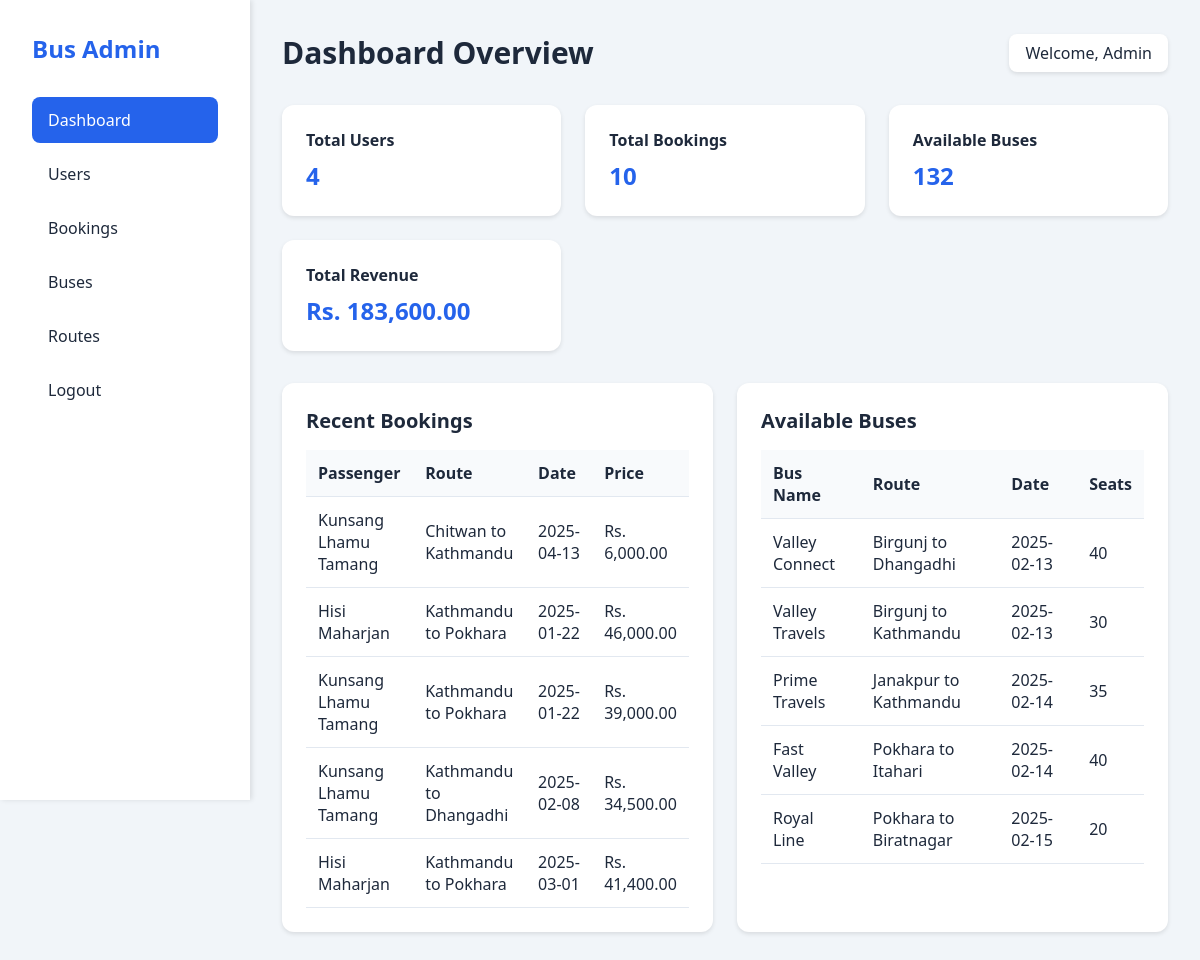
The page /admin/dashboard.php (signed in) on the database its author committed.
### tables this page shows
CREATE TABLE `bookings` (
  `id` int(11) NOT NULL,
  `user_id` int(11) DEFAULT NULL,
  `bus_no` varchar(50) DEFAULT NULL,
  `route` varchar(100) DEFAULT NULL,
  `price` decimal(10,2) DEFAULT NULL,
  `phone` varchar(15) DEFAULT NULL,
  `travel_date` date DEFAULT NULL,
  `num_people` int(11) DEFAULT NULL,
  `status` enum('pending','confirmed','cancelled') DEFAULT 'pending'
);

CREATE TABLE `users` (
  `id` int(11) NOT NULL,
  `full_name` varchar(255) NOT NULL,
  `email` varchar(255) NOT NULL,
  `phone_number` varchar(10) NOT NULL,
  `dob` date NOT NULL,
  `gender` enum('Male','Female') NOT NULL,
  `password` varchar(255) NOT NULL,
  `role` enum('user','admin') DEFAULT 'user',
  `created_at` timestamp NOT NULL DEFAULT current_timestamp()
);

CREATE TABLE `buses` (
  `id` int(11) NOT NULL,
  `bus_name` varchar(100) DEFAULT NULL,
  `from_city` varchar(100) DEFAULT NULL,
  `to_city` varchar(100) DEFAULT NULL,
  `departure_date` date DEFAULT NULL,
  `seats_available` int(11) DEFAULT NULL,
  `ticket_price` decimal(10,2) NOT NULL DEFAULT 0.00
);

### admin/dashboard.php (the view, shortened to what this page needs)
<?php
require_once '../db_connect.php';
$totalUsers = $conn->query("SELECT COUNT(*) as count FROM users WHERE role = 'user'")->fetch_assoc()['count'];
$totalBookings = $conn->query("SELECT COUNT(*) as count FROM bookings")->fetch_assoc()['count'];
$totalBuses = $conn->query("SELECT COUNT(*) as count FROM buses")->fetch_assoc()['count'];
$totalRevenue = $conn->query("SELECT SUM(price) as total FROM bookings")->fetch_assoc()['total'];
$recentBookings = $conn->query("
    SELECT b.*, u.full_name
    FROM bookings b
    JOIN users u ON b.user_id = u.id
    ORDER BY b.id DESC
    LIMIT 5
");
$availableBuses = $conn->query("
    SELECT * FROM buses
    WHERE departure_date >= CURDATE()
    ORDER BY departure_date
    LIMIT 5
");
?>
<!DOCTYPE html>
<html lang="en">
<head>
    <link rel="stylesheet" href="dashboard.css">
</head>
<body>
    <div class="dashboard-container">
        <aside class="sidebar">
            <div class="logo">
                <h2>Bus Admin</h2>
            </div>
            <nav>
                <ul>
                    <li class="active"><a href="dashboard.php">Dashboard</a></li>
                    <li><a href="users.php">Users</a></li>
                    <li><a href="bookings.php">Bookings</a></li>
                    <li><a href="buses.php">Buses</a></li>
                    <li><a href="routes.php">Routes</a></li>
                    <li><a href="../mainlogin/logout.php">Logout</a></li>
                </ul>
            </nav>
        </aside>
        <main class="main-content">
            <header>
                <h1>Dashboard Overview</h1>
                <div class="user-info">
                    <span>Welcome, Admin</span>
                </div>
            </header>
            <div class="stats-container">
                <div class="stat-card">
                    <h3>Total Users</h3>
                    <p><?php echo $totalUsers; ?></p>
                </div>
                <div class="stat-card">
                    <h3>Total Bookings</h3>
                    <p><?php echo $totalBookings; ?></p>
                </div>
                <div class="stat-card">
                    <h3>Available Buses</h3>
                    <p><?php echo $totalBuses; ?></p>
                </div>
                <div class="stat-card">
                    <h3>Total Revenue</h3>
                    <p>Rs. <?php echo number_format($totalRevenue, 2); ?></p>
                </div>
            </div>
            <div class="dashboard-grid">
                <div class="grid-item">
                    <h2>Recent Bookings</h2>
                    <div class="table-container">
                        <table>
                            <thead>
                                <tr>
                                    <th>Passenger</th>
                                    <th>Route</th>
                                    <th>Date</th>
                                    <th>Price</th>
                                </tr>
                            </thead>
                            <tbody>
                                <?php while($booking = $recentBookings->fetch_assoc()): ?>
                                <tr>
                                    <td><?php echo htmlspecialchars($booking['full_name']); ?></td>
                                    <td><?php echo htmlspecialchars($booking['route']); ?></td>
                                    <td><?php echo htmlspecialchars($booking['travel_date']); ?></td>
                                    <td>Rs. <?php echo number_format($booking['price'], 2); ?></td>
                                </tr>
                                <?php endwhile; ?>
                            </tbody>
                        </table>
                    </div>
                </div>
                <div class="grid-item">
                    <h2>Available Buses</h2>
                    <div class="table-container">
                        <table>
                            <thead>
                                <tr>
                                    <th>Bus Name</th>
                                    <th>Route</th>
                                    <th>Date</th>
                                    <th>Seats</th>
                                </tr>
                            </thead>
                            <tbody>
                                <?php while($bus = $availableBuses->fetch_assoc()): ?>
                                <tr>
                                    <td><?php echo htmlspecialchars($bus['bus_name']); ?></td>
                                    <td><?php echo htmlspecialchars($bus['from_city']) . ' to ' . htmlspecialchars($bus['to_city']); ?></td>
                                    <td><?php echo htmlspecialchars($bus['departure_date']); ?></td>
                                    <td><?php echo htmlspecialchars($bus['seats_available']); ?></td>
                                </tr>
                                <?php endwhile; ?>
                            </tbody>
                        </table>
                    </div>
                </div>
            </div>
        </main>
    </div>
</body>
</html>

### admin/dashboard.css (style rules this page uses)
* { margin: 0; padding: 0; box-sizing: border-box; font-family: 'Segoe UI', Tahoma, Geneva, Verdana, sans-serif; }
:root { --primary-color: #2563eb; --secondary-color: #1e40af; --background-color: #f1f5f9; --text-color: #1e293b; --sidebar-width: 250px; }
body { background-color: var(--background-color); color: var(--text-color); }
.dashboard-container { display: flex; min-height: 100vh; }
.sidebar { width: var(--sidebar-width); background: white; padding: 2rem; box-shadow: 2px 0 5px rgba(0, 0, 0, 0.1); position: fixed; height: 100vh; }
.logo { margin-bottom: 2rem; color: var(--primary-color); }
.sidebar nav ul { list-style: none; }
.sidebar nav ul li { margin-bottom: 0.5rem; }
.sidebar nav ul li a { display: block; padding: 0.75rem 1rem; color: var(--text-color); text-decoration: none; border-radius: 0.5rem; transition: all 0.3s ease; }
.sidebar nav ul li.active a, .sidebar nav ul li a:hover { background-color: var(--primary-color); color: white; }
.main-content { flex: 1; margin-left: var(--sidebar-width); padding: 2rem; }
header { display: flex; justify-content: space-between; align-items: center; margin-bottom: 2rem; }
header h1 { font-size: 1.875rem; color: var(--text-color); }
.user-info { background: white; padding: 0.5rem 1rem; border-radius: 0.5rem; box-shadow: 0 2px 4px rgba(0, 0, 0, 0.1); }
.stats-container { display: grid; grid-template-columns: repeat(auto-fit, minmax(240px, 1fr)); gap: 1.5rem; margin-bottom: 2rem; }
.stat-card { background: white; padding: 1.5rem; border-radius: 0.75rem; box-shadow: 0 2px 4px rgba(0, 0, 0, 0.1); }
.stat-card h3 { color: var(--text-color); font-size: 1rem; margin-bottom: 0.5rem; }
.stat-card p { font-size: 1.5rem; font-weight: bold; color: var(--primary-color); }
.dashboard-grid { display: grid; grid-template-columns: repeat(auto-fit, minmax(400px, 1fr)); gap: 1.5rem; }
.grid-item { background: white; padding: 1.5rem; border-radius: 0.75rem; box-shadow: 0 2px 4px rgba(0, 0, 0, 0.1); }
.grid-item h2 { margin-bottom: 1rem; font-size: 1.25rem; }
.table-container { overflow-x: auto; }
table { width: 100%; border-collapse: collapse; }
th, td { padding: 0.75rem; text-align: left; border-bottom: 1px solid #e2e8f0; }
th { background-color: #f8fafc; font-weight: 600; }

### rows shown on the page
bookings: user.full_name "Kunsang Lhamu Tamang", route "Chitwan to Kathmandu", travel_date "2025-04-13", price "6,000.00"
bookings: user.full_name "Hisi Maharjan", route "Kathmandu to Pokhara", travel_date "2025-01-22", price "46,000.00"
bookings: user.full_name "Kunsang Lhamu Tamang", route "Kathmandu to Pokhara", travel_date "2025-01-22", price "39,000.00"
bookings: user.full_name "Kunsang Lhamu Tamang", route "Kathmandu to Dhangadhi", travel_date "2025-02-08", price "34,500.00"
bookings: user.full_name "Hisi Maharjan", route "Kathmandu to Pokhara", travel_date "2025-03-01", price "41,400.00"
buses: bus_name "Valley Connect", from_city "Birgunj", to_city "Dhangadhi", departure_date "2025-02-13", seats_available "40"
buses: bus_name "Valley Travels", from_city "Birgunj", to_city "Kathmandu", departure_date "2025-02-13", seats_available "30"
buses: bus_name "Prime Travels", from_city "Janakpur", to_city "Kathmandu", departure_date "2025-02-14", seats_available "35"
buses: bus_name "Fast Valley", from_city "Pokhara", to_city "Itahari", departure_date "2025-02-14", seats_available "40"
buses: bus_name "Royal Line", from_city "Pokhara", to_city "Biratnagar", departure_date "2025-02-15", seats_available "20"

### other values the page prints
$totalUsers "4"
$totalBookings "10"
$totalBuses "132"
$totalRevenue "183,600.00"
